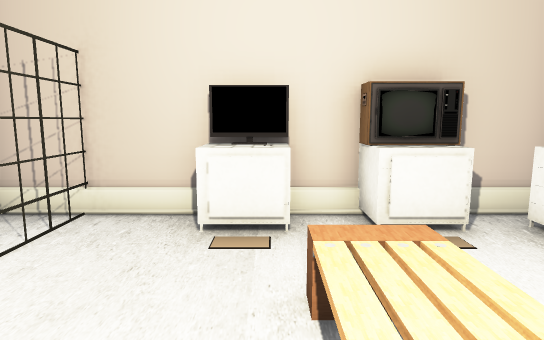
View 1 (above)

12 first-person views from a walk through a 3-D level made in the Unity game engine. The camera is 1.5 m above the floor, tilts 8° down and sees 75° across. The floor is counted in squares, 1 m on a side. Each view is taken from the middle of a square. On the plan, view 1 faces up. The plan holds only what a view shows up to about 16 squares ahead; the rest is blank. The player is left out. Some surface patterns are stand-ins.

View 2
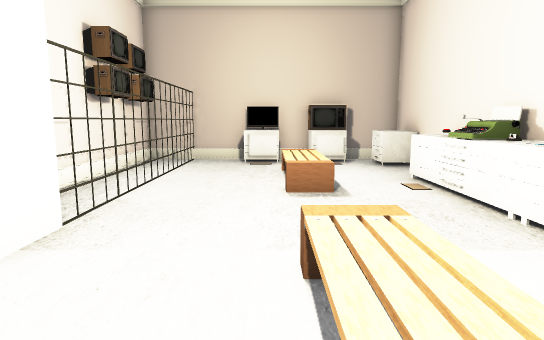

View 3
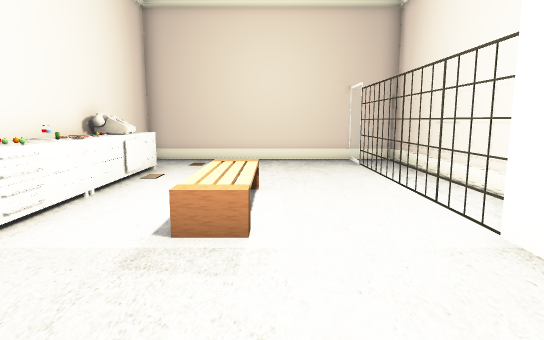

View 4
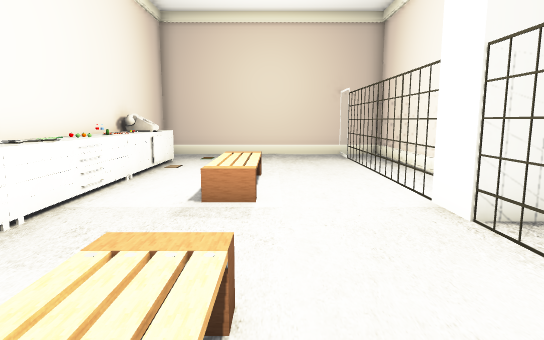

View 5
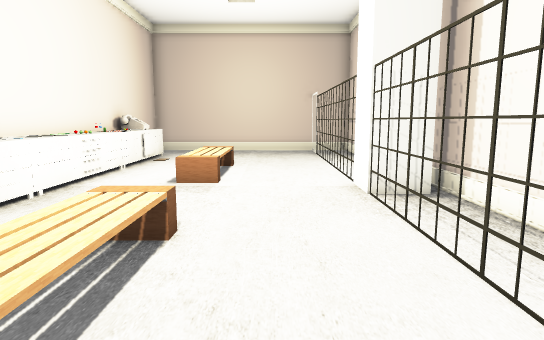

View 6
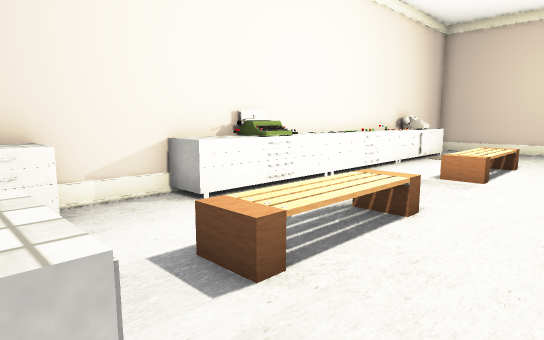

View 7
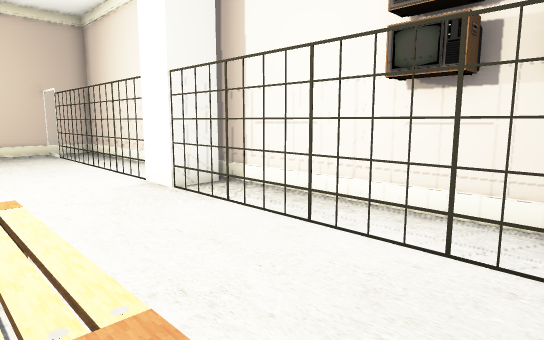

View 8
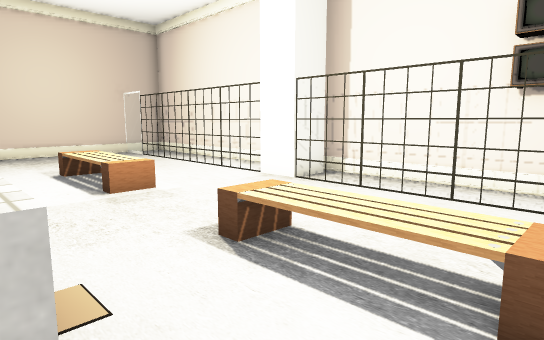

View 9
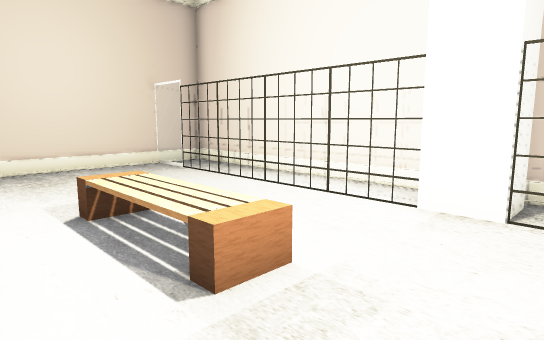

View 10
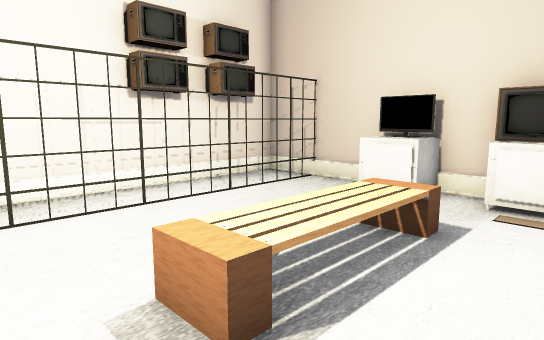

View 11
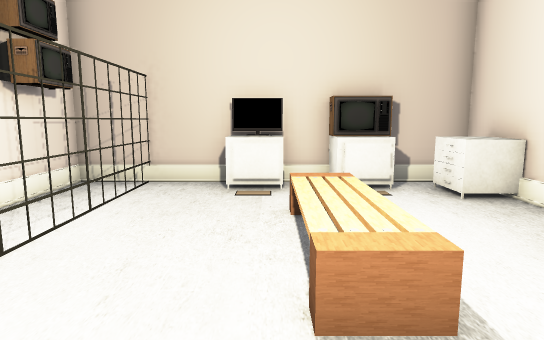

View 12
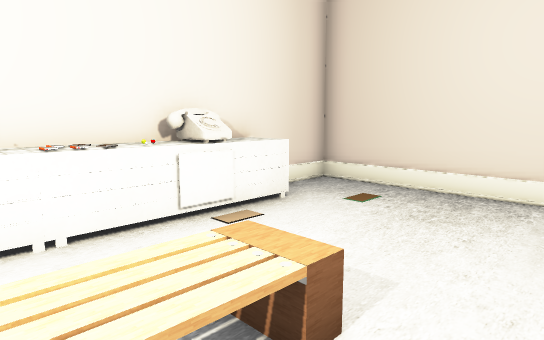

### Floor plan
Key: @ floor where view 1 was taken; # wall or solid block; . floor; = window, fence, low wall or low ledge; R drawers; T thing the floor can be seen under or through; B bench; P phone; O other object.
Columns run from 5 left of view 1 to 5 right of it. Each row starts with its distance up from view 1.
  6 ####RROOO##
  5 #.T.RR.R.R#
  4 #.T......R#
  3 #TT...B...#
  2 #.T...B...#
  1 #TT...B..R#
  0 #.T..@B..R#
 -1 #.T......R#
 -2 #.T......R#
 -3 #OT...... #
 -4 #OO......R#
 -5 #.T...B..R#
 -6 #.T...B..R#
 -7 #.T...B..O#
 -8 #.T...B..O#
 -9 #.T......R#
-10 #.T......P#
-11 #.T......R#
-12 #.T.......#
-13 #.=.......#
-14 ###########

Where each view was taken, in squares from view 1:
view 1: 0 up, 0 right, facing up
view 2: 8 down, 0 right, facing up
view 3: 0 up, 0 right, facing down
view 4: 2 up, 0 right, facing down
view 5: 4 up, 1 left, facing down
view 6: 5 up, 2 left, facing down-right
view 7: 4 up, 1 right, facing down-left
view 8: 3 up, 4 right, facing down-left
view 9: 2 down, 3 right, facing down-left
view 10: 2 down, 3 right, facing up-left
view 11: 3 down, 0 right, facing up
view 12: 6 down, 1 left, facing down-right
